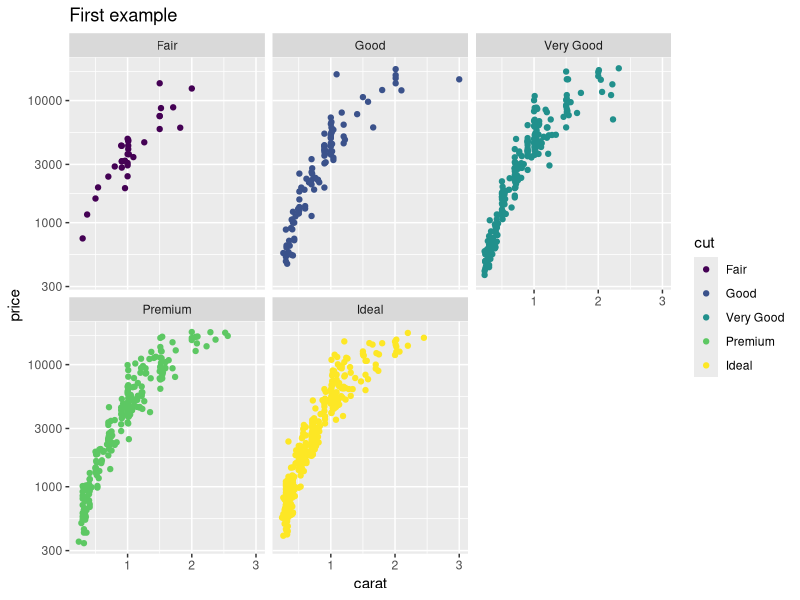
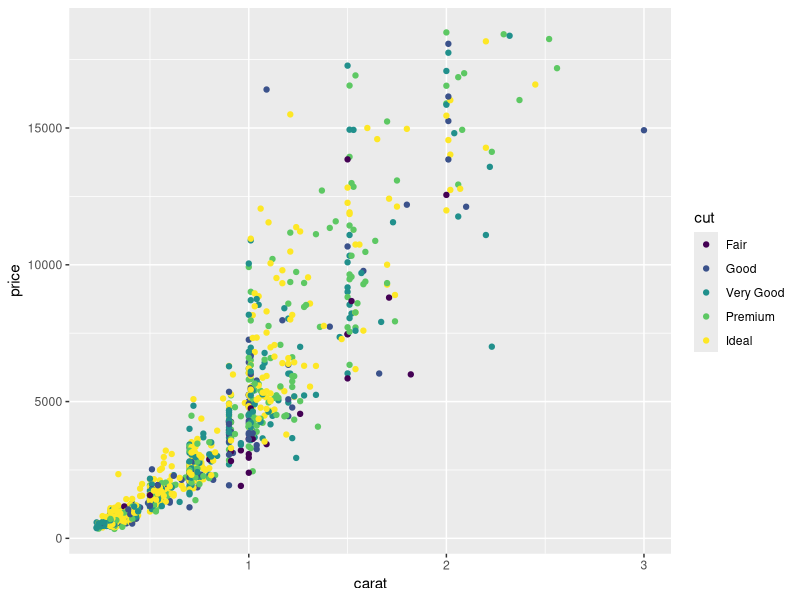
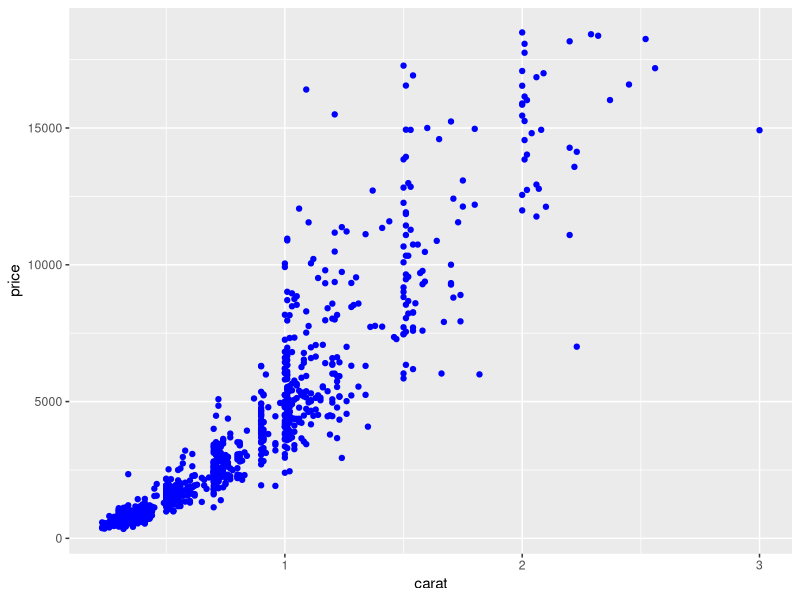
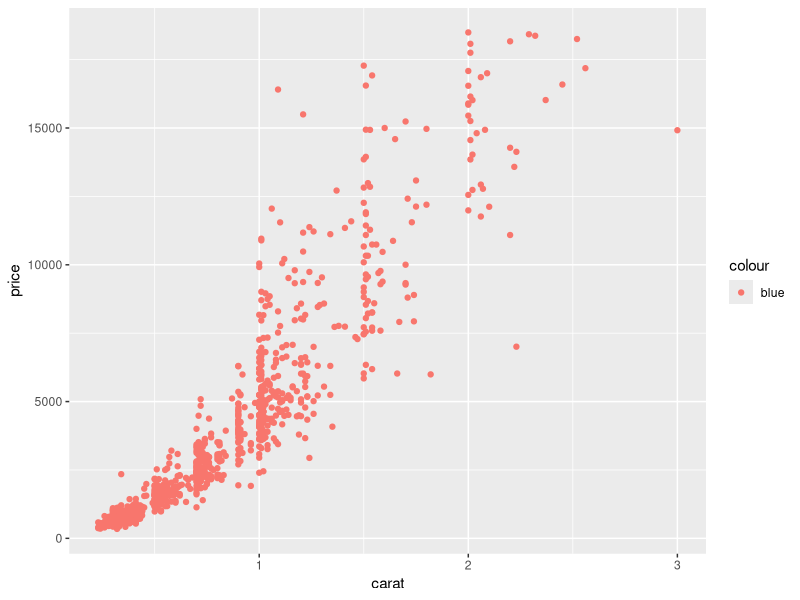
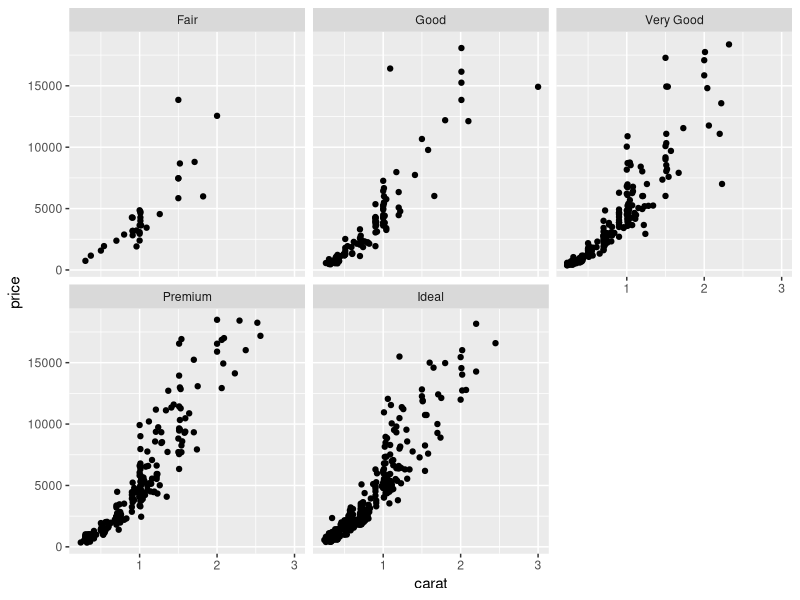
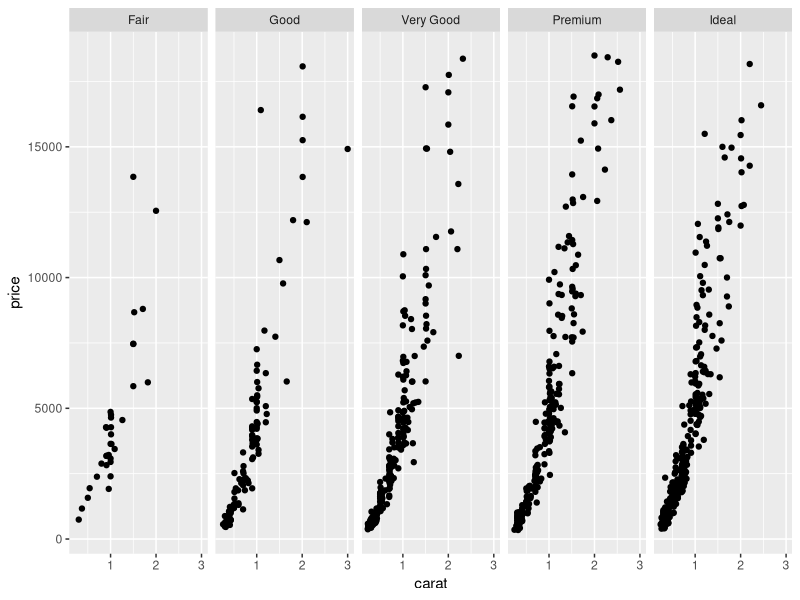
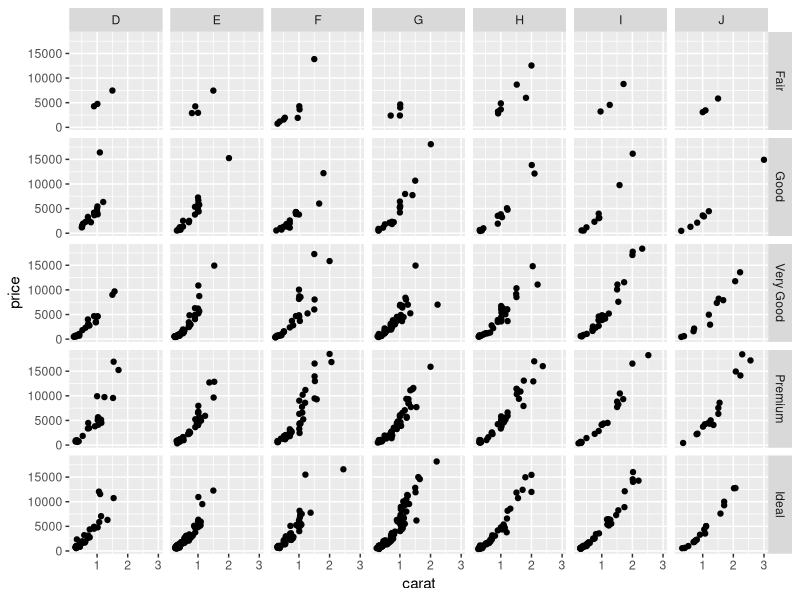
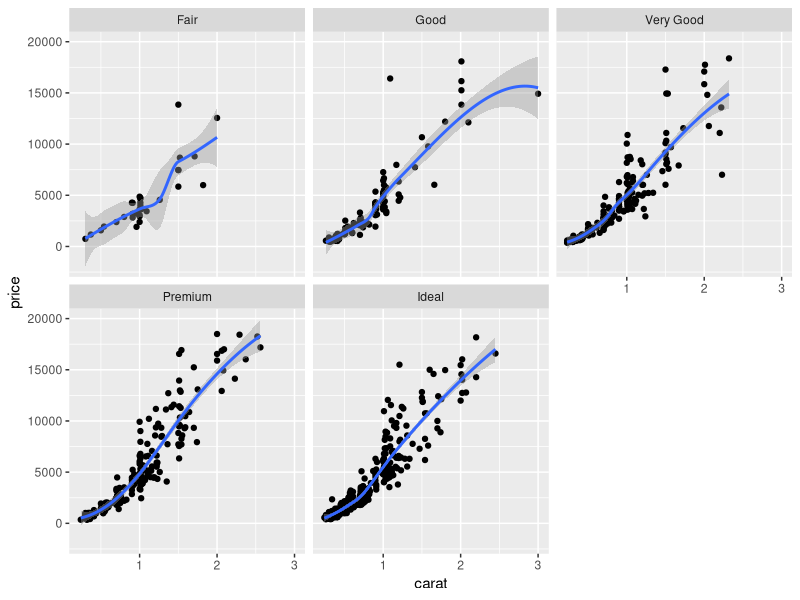

Reproduce these figures in R, in order.
## ---- chunk 1
library(ggplot2)
## ---- chunk 2
    set.seed(42)
    small <- diamonds[sample(nrow(diamonds),1000),] 
## ---- chunk 3
head(small)
## ---- chunk 4
ggplot(small) + 
  geom_point(aes(x=carat,y=price,colour=cut)) +
    scale_y_log10() + 
			facet_wrap(~cut) +
				ggtitle("First example")
## ---- chunk 5
p <- ggplot(small)
## ---- chunk 6
p + geom_point(aes(x = carat, y = price, colour = cut))
## ---- chunk 7
p + geom_point( aes( x  = carat, y = price), colour = "blue")
## ---- chunk 8
p + geom_point( aes( x = carat, y = price, colour = "blue"))
## ---- chunk 9
p + geom_point(aes(x=carat,y=price))+facet_wrap(~cut)
## ---- chunk 10
p+geom_point(aes(x=carat,y=price))+facet_wrap(~cut,nrow=1)
## ---- chunk 11
p+geom_point(aes(x=carat,y=price))+facet_grid(cut~color)
## ---- chunk 12
p <- ggplot(small,aes(x = carat, y = price)) + geom_point()
## ---- chunk 13
p  + geom_smooth() + facet_wrap( ~ cut)
## ---- chunk 14
p  + geom_smooth( method = "lm") + facet_wrap( ~ cut)
## ---- chunk 15
ggplot(diamonds, aes( x = carat, y = price, colour = cut)) + 
  scale_x_log10() + scale_y_log10() + 
    geom_point( alpha = 0.3) + 
      geom_smooth(method = "lm", colour = 'black') + 
        facet_wrap( ~ cut)
## ---- chunk 16
wikipedia <- data.frame(
  language = c( "English", "Swedish", "German", "Dutch", "French", "Waray-Waray"), 
  articles = c(   4743614,  1959101,   1824951, 1814795,  1600497,       1259079))

ggplot(wikipedia) + 
  geom_bar(aes(x=language, y=articles), fill="#67a9cf", colour="black", stat="identity")
## ---- chunk 17
wikipedia$language <- reorder(wikipedia$language, -wikipedia$articles)

ggplot(wikipedia) + 
  geom_bar(aes(x=language, y=articles), fill="#67a9cf", colour="black", stat="identity")
## ---- chunk 18
variable1 <- 'carat'; variable2 <- 'price'
ggplot(small) + geom_point(aes(x = variable1, y = variable2))
## ---- chunk 19
ggplot(small) + geom_point(aes_string(x = variable1, y = variable2))
